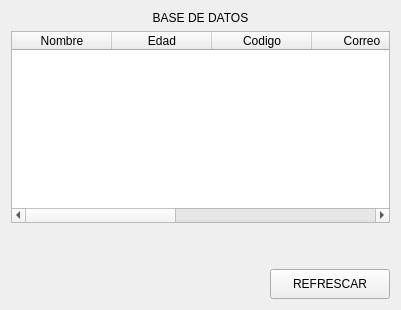
            <widget class="QWidget" name="pageDATOS">
             <layout class="QVBoxLayout" name="verticalLayout_5">
              <item>
               <widget class="QLabel" name="label">
                <property name="text">
                 <string>BASE DE DATOS</string>
                </property>
                <property name="alignment">
                 <set>Qt::AlignCenter</set>
                </property>
               </widget>
              </item>
              <item>
               <widget class="QTableWidget" name="tableBASEDEDATOS">
                <column>
                 <property name="text">
                  <string>Nombre</string>
                 </property>
                </column>
                <column>
                 <property name="text">
                  <string>Edad</string>
                 </property>
                </column>
                <column>
                 <property name="text">
                  <string>Codigo</string>
                 </property>
                </column>
                <column>
                 <property name="text">
                  <string>Correo</string>
                 </property>
                </column>
                <column>
                 <property name="text">
                  <string>Telefono</string>
                 </property>
                </column>
                <column>
                 <property name="text">
                  <string>Genero</string>
                 </property>
                </column>
                <column>
                 <property name="text">
                  <string>Nacimiento</string>
                 </property>
                </column>
               </widget>
              </item>
              <item>
               <spacer name="verticalSpacer_7">
                <property name="orientation">
                 <enum>Qt::Vertical</enum>
                </property>
                <property name="sizeHint" stdset="0">
                 <size>
                  <width>20</width>
                  <height>40</height>
                 </size>
                </property>
               </spacer>
              </item>
              <item>
               <layout class="QHBoxLayout" name="horizontalLayout_3">
                <item>
                 <widget class="QLabel" name="label_12">
                  <property name="text">
                   <string/>
                  </property>
                 </widget>
                </item>
                <item>
                 <widget class="QLabel" name="label_basededatosverificacion">
                  <property name="minimumSize">
                   <size>
                    <width>200</width>
                    <height>0</height>
                   </size>
                  </property>
                  <property name="text">
                   <string/>
                  </property>
                  <property name="alignment">
                   <set>Qt::AlignCenter</set>
                  </property>
                 </widget>
                </item>
                <item>
                 <spacer name="horizontalSpacer_2">
                  <property name="orientation">
                   <enum>Qt::Horizontal</enum>
                  </property>
                  <property name="sizeHint" stdset="0">
                   <size>
                    <width>40</width>
                    <height>20</height>
                   </size>
                  </property>
                 </spacer>
                </item>
                <item>
                 <widget class="QPushButton" name="bt_REFRESCAR">
                  <property name="minimumSize">
                   <size>
                    <width>120</width>
                    <height>30</height>
                   </size>
                  </property>
                  <property name="text">
                   <string>REFRESCAR</string>
                  </property>
                 </widget>
                </item>
               </layout>
              </item>
             </layout>
            </widget>
